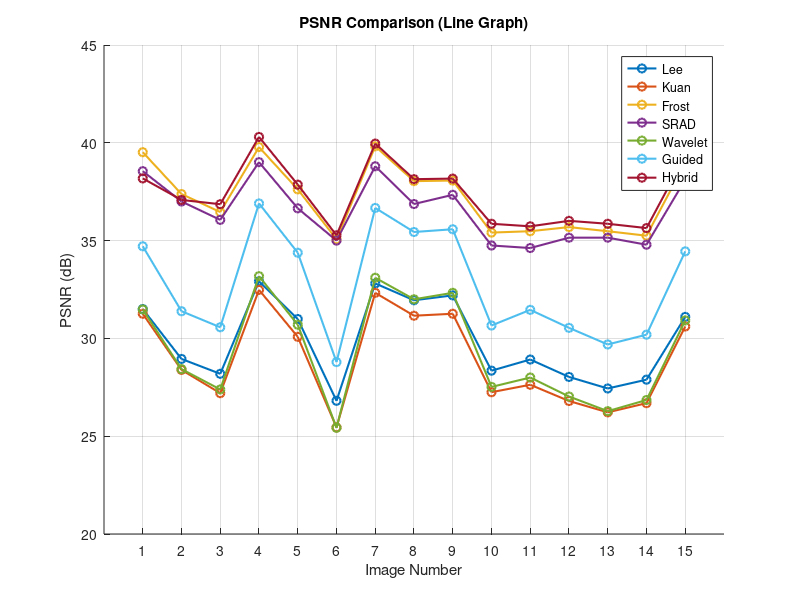

Source code (MATLAB):
% PSNR values for each filter
psnr_values = struct( ...
    'Lee', [31.5, 28.95, 28.19, 32.92, 30.99, 26.81, 32.81, 31.95, 32.2, 28.35, 28.92, 28.03, 27.44, 27.89, 31.1], ...
    'Kuan', [31.26, 28.39, 27.2, 32.48, 30.08, 25.45, 32.33, 31.16, 31.26, 27.25, 27.63, 26.8, 26.22, 26.69, 30.61], ...
    'Frost', [39.52, 37.38, 36.46, 39.78, 37.62, 35.07, 39.82, 38.04, 38.07, 35.41, 35.48, 35.69, 35.48, 35.25, 38.98], ...
    'SRAD', [38.55, 37, 36.06, 39.01, 36.65, 35, 38.8, 36.87, 37.34, 34.75, 34.62, 35.15, 35.15, 34.79, 38.12], ...
    'Wavelet', [31.48, 28.43, 27.39, 33.18, 30.7, 25.43, 33.1, 31.999, 32.33, 27.52, 28, 27.03, 26.28, 26.85, 30.92], ...
    'Guided', [34.71, 31.39, 30.57, 36.9, 34.38, 28.79, 36.67, 35.44, 35.58, 30.66, 31.46, 30.54, 29.69, 30.19, 34.45], ...
    'Hybrid', [38.18, 37.08, 36.86, 40.3, 37.86, 35.27, 39.96, 38.14, 38.17, 35.86, 35.73, 36.01, 35.86, 35.64, 39.34] ...
);

% Image numbers
images = 1:15;

% Extract filter names
filters = fieldnames(psnr_values);

% Line graph
figure;
hold on;
for i = 1:length(filters)
    plot(images, psnr_values.(filters{i}), '-o', 'LineWidth', 1.5);
end

% Set x-axis ticks to correspond to image numbers (1 to 15)
set(gca, 'xtick', images);

% Customize labels and title
xlabel('Image Number');
ylabel('PSNR (dB)');
title('PSNR Comparison (Line Graph)');
legend(filters, 'Location', 'best');
grid on;
hold off;
